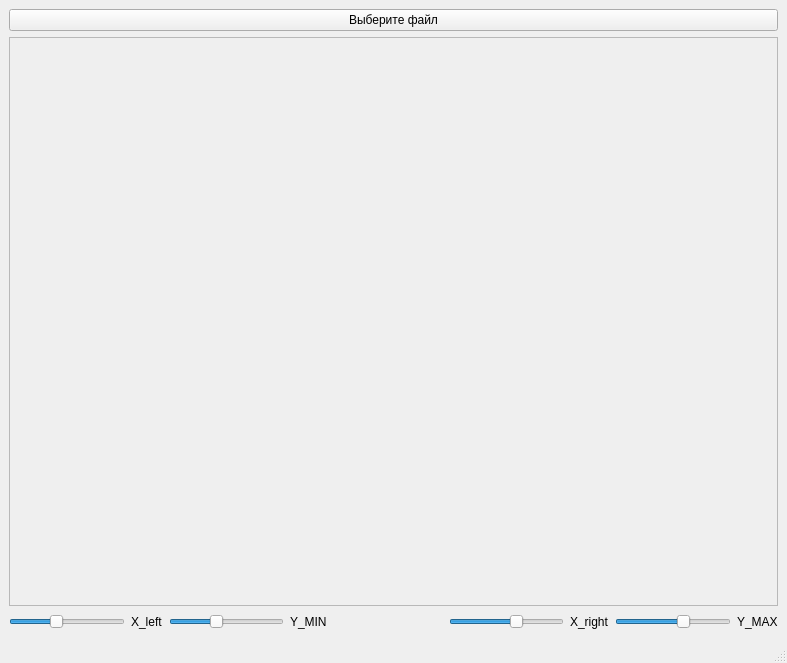
<?xml version="1.0" encoding="UTF-8"?>
<ui version="4.0">
 <class>MainWindow</class>
 <widget class="QMainWindow" name="MainWindow">
  <property name="geometry">
   <rect>
    <x>0</x>
    <y>0</y>
    <width>787</width>
    <height>663</height>
   </rect>
  </property>
  <property name="windowTitle">
   <string>Отсечение</string>
  </property>
  <widget class="QWidget" name="centralwidget">
   <layout class="QVBoxLayout" name="verticalLayout">
    <item>
     <layout class="QHBoxLayout" name="horizontalLayout_3"/>
    </item>
    <item>
     <widget class="QPushButton" name="selectDirectoryB">
      <property name="text">
       <string>Выберите файл</string>
      </property>
     </widget>
    </item>
    <item>
     <widget class="QScrollArea" name="scrollArea">
      <property name="widgetResizable">
       <bool>true</bool>
      </property>
      <widget class="QWidget" name="scrollAreaWidgetContents">
       <property name="geometry">
        <rect>
         <x>0</x>
         <y>0</y>
         <width>767</width>
         <height>520</height>
        </rect>
       </property>
       <layout class="QVBoxLayout" name="verticalLayout_2">
        <item>
         <widget class="QLabel" name="label">
          <property name="text">
           <string/>
          </property>
          <property name="alignment">
           <set>Qt::AlignCenter</set>
          </property>
         </widget>
        </item>
       </layout>
      </widget>
     </widget>
    </item>
    <item>
     <layout class="QHBoxLayout" name="horizontalLayout">
      <item>
       <widget class="QSlider" name="horizontalSlider">
        <property name="minimum">
         <number>-20</number>
        </property>
        <property name="maximum">
         <number>20</number>
        </property>
        <property name="value">
         <number>-4</number>
        </property>
        <property name="orientation">
         <enum>Qt::Horizontal</enum>
        </property>
       </widget>
      </item>
      <item>
       <layout class="QHBoxLayout" name="horizontalLayout_5">
        <item>
         <widget class="QLabel" name="label_4">
          <property name="text">
           <string>X_left</string>
          </property>
         </widget>
        </item>
       </layout>
      </item>
      <item>
       <widget class="QSlider" name="horizontalSlider_2">
        <property name="minimum">
         <number>-20</number>
        </property>
        <property name="maximum">
         <number>20</number>
        </property>
        <property name="value">
         <number>-4</number>
        </property>
        <property name="orientation">
         <enum>Qt::Horizontal</enum>
        </property>
       </widget>
      </item>
      <item>
       <layout class="QVBoxLayout" name="verticalLayout_5">
        <item>
         <layout class="QHBoxLayout" name="horizontalLayout_6">
          <item>
           <widget class="QLabel" name="label_5">
            <property name="text">
             <string>Y_MIN</string>
            </property>
           </widget>
          </item>
         </layout>
        </item>
       </layout>
      </item>
      <item>
       <spacer name="horizontalSpacer">
        <property name="orientation">
         <enum>Qt::Horizontal</enum>
        </property>
        <property name="sizeHint" stdset="0">
         <size>
          <width>40</width>
          <height>20</height>
         </size>
        </property>
       </spacer>
      </item>
      <item>
       <widget class="QSlider" name="horizontalSlider_3">
        <property name="minimum">
         <number>-20</number>
        </property>
        <property name="maximum">
         <number>20</number>
        </property>
        <property name="value">
         <number>4</number>
        </property>
        <property name="orientation">
         <enum>Qt::Horizontal</enum>
        </property>
       </widget>
      </item>
      <item>
       <widget class="QLabel" name="label_2">
        <property name="text">
         <string>X_right</string>
        </property>
       </widget>
      </item>
      <item>
       <widget class="QSlider" name="horizontalSlider_4">
        <property name="minimum">
         <number>-20</number>
        </property>
        <property name="maximum">
         <number>20</number>
        </property>
        <property name="value">
         <number>4</number>
        </property>
        <property name="orientation">
         <enum>Qt::Horizontal</enum>
        </property>
       </widget>
      </item>
      <item>
       <widget class="QLabel" name="label_3">
        <property name="text">
         <string>Y_MAX</string>
        </property>
       </widget>
      </item>
     </layout>
    </item>
   </layout>
  </widget>
  <widget class="QMenuBar" name="menubar">
   <property name="geometry">
    <rect>
     <x>0</x>
     <y>0</y>
     <width>787</width>
     <height>26</height>
    </rect>
   </property>
  </widget>
  <widget class="QStatusBar" name="statusbar"/>
 </widget>
 <resources/>
 <connections/>
</ui>
